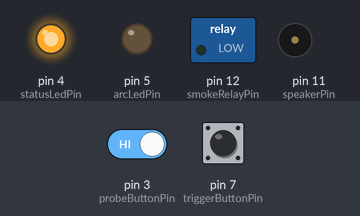
A sketch run on a simulated Arduino Uno, built with avr-gcc and run on an emulated ATmega328P. Shown: switched loads named in the sketch (green lamp = pin HIGH), output pins drawn as LEDs (lit = HIGH), buzzer (waves = sounding). Dashed ring = blinking. The inputs (shaded band) are chosen by the test bench; at power-on: pin 7 (triggerButtonPin) HIGH, pin 3 (probeButtonPin) HIGH. Pins used as bus, display or sensor lines are not drawn.

Above: at 1.2 s.
1.3 s: pin 7 (triggerButtonPin) pulled LOW for 0.15 s
At 2.5 s:
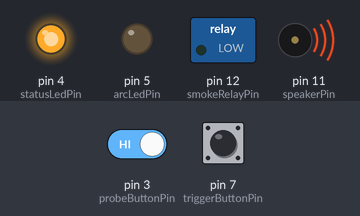
2.9 s: pin 7 (triggerButtonPin) pulled LOW for 1 s
At 3.11 s:
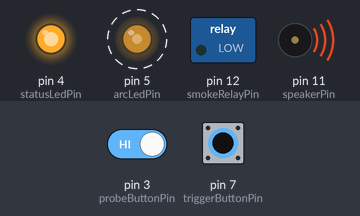
5.9 s: pin 7 (triggerButtonPin) pulled LOW for 3.2 s
At 10.3 s:
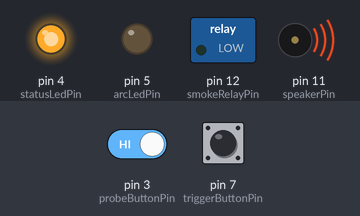
10.6 s: pin 3 (probeButtonPin) driven LOW and pin 7 (triggerButtonPin) driven LOW
At 11.85 s:
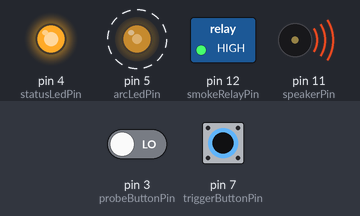
13.6 s: pin 7 (triggerButtonPin) driven HIGH
15.1 s: pin 7 (triggerButtonPin) driven LOW
At 15.26 s:
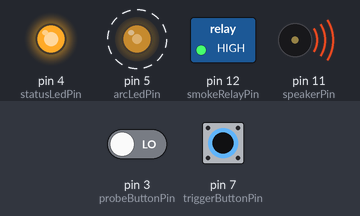
Timing chart, 0 to 19.1 s (numbered marks = the images above; inputs shaded):
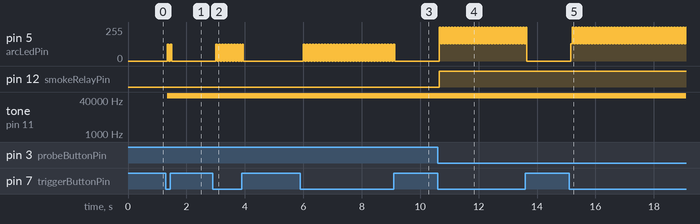

Measured:
- after the input at 1.3 s, pin 5 (arcLedPin): alternates 127/255 for 0.05 s and 0/255 for 0.05 s, 4 changes in all, then stays 0/255, starting after 0.05 s; tone on pin 11 (speakerPin): silent → 62500 Hz after 0.05 s
- after the input at 2.9 s, pin 5 (arcLedPin): alternates 127/255 for 0.05 s and 0/255 for 0.05 s, 20 changes in all, then stays 0/255, starting after 0.10 s
- after the input at 5.9 s, pin 5 (arcLedPin): alternates 127/255 for 0.05 s and 0/255 for 0.05 s, 62 changes in all, then stays 0/255, starting after 0.10 s
- after the input at 10.6 s, pin 5 (arcLedPin): alternates 255/255 for 0.05 s and 128/255 for 0.05 s, starting after 0.05 s; pin 12 (smokeRelayPin): LOW → HIGH after 0.05 s
- after the input at 15.1 s, pin 5 (arcLedPin): alternates 255/255 for 0.05 s and 128/255 for 0.05 s, starting after 0.05 s

The sketch:

Bas.CattleProd.ino
```cpp
/*
    Name:       Bas.CattleProd.ino
    Created:	4-12-2019 16:17:16
    Author:     DESKTOP-CHGLIEU\baspa
*/

#include "humSound.h"
#include "zapSound.h"

#define SAMPLE_RATE 8000;

const int triggerButtonPin = 7;
const int probeButtonPin = 3;
const int arcLedPin = 5;
const int statusLedPin = 4;
const int speakerPin = 11;  // Can be either 3 or 11, two PWM outputs connected to Timer 2
const int smokeRelayPin = 12;

volatile uint16_t sample;
byte lastSample;
unsigned char const* sounddata_data = 0;
int sounddata_length = 0;
int lastTriggerButtonState = HIGH;   // the previous reading from the input pin
unsigned long lastTriggerButtonDebounceTime = 0;  // the last time the output pin was toggled
int triggerButtonState = HIGH;             // the current reading from the input pin
int lastProbeButtonState = HIGH;   // the previous reading from the input pin
unsigned long lastProbeButtonDebounceTime = 0;  // the last time the output pin was toggled
int probeButtonState = HIGH;             // the current reading from the input pin
unsigned long debounceDelay = 50;    // the debounce time; increase if the output flickers
bool isAudioLooping = false;
bool isTriggerButtonDown = false;
bool isProbeButtonDown = false;

bool arcLedIsHigh = false;
const int minArcLedIntensity = 0;
const int maxArcLedIntensity = 127;
const long minMillisecondsBetweenArcs = 50;
long timeSinceLastArc = 0;


// The setup() function runs once each time the micro-controller starts
void setup()
{
	Serial.begin(9600);

	pinMode(triggerButtonPin, INPUT_PULLUP);
	pinMode(probeButtonPin, INPUT_PULLUP);
	pinMode(statusLedPin, OUTPUT);
	pinMode(smokeRelayPin, OUTPUT);

	digitalWrite(smokeRelayPin, LOW);	// Ensure the smoke machine is off.
	digitalWrite(statusLedPin, HIGH);	// Turn on the status LED to signal the cattle prod being ready.
}

// Add the main program code into the continuous loop() function
void loop()
{
	readTriggerButton();
	readProbeButton();

	if (isTriggerButtonDown)
	{
		if (millis() - timeSinceLastArc > minMillisecondsBetweenArcs)
		{
			int intensity = arcLedIsHigh ? minArcLedIntensity : maxArcLedIntensity;
			intensity += isProbeButtonDown ? 255 - maxArcLedIntensity : 0;
			arcLedIsHigh = !arcLedIsHigh;
			analogWrite(arcLedPin, intensity);
			timeSinceLastArc = millis();
		}
	}
	else
	{
		analogWrite(arcLedPin, 0);
	}
}

void readTriggerButton()
{
	// read the state of the switch into a local variable:
	int reading = digitalRead(triggerButtonPin);

	// check to see if you just pressed the button
	// (i.e. the input went from LOW to HIGH), and you've waited long enough
	// since the last press to ignore any noise:

	// If the switch changed, due to noise or pressing:
	if (reading != lastTriggerButtonState) {
		// reset the debouncing timer
		lastTriggerButtonDebounceTime = millis();
	}

	if ((millis() - lastTriggerButtonDebounceTime) > debounceDelay) {
		// whatever the reading is at, it's been there for longer than the debounce
		// delay, so take it as the actual current state:
		bool isButtonStateChanged = reading != triggerButtonState;
		triggerButtonState = reading;

		// If the button state has changed:
		if (isButtonStateChanged) {
			if (triggerButtonState == LOW)
			{
				// The button is pressed, so keep looping the loop sound while pressed
				isTriggerButtonDown = true;
				isAudioLooping = true;

				if (isProbeButtonDown)
				{
					startPlayback(zapSound, sizeof(zapSound));
				}
				else
				{
					startPlayback(humSound, sizeof(humSound));
				}
			}
			else
			{
				// The button has been released, so stop the sound.
				isAudioLooping = false;
				isTriggerButtonDown = false;
				stopPlayback();
			}
		}
	}

	// save the reading. Next time through the loop, it'll be the lastButtonState:
	lastTriggerButtonState = reading;
}


void readProbeButton()
{
	// read the state of the switch into a local variable:
	int reading = digitalRead(probeButtonPin);

	// check to see if you just pressed the button
	// (i.e. the input went from LOW to HIGH), and you've waited long enough
	// since the last press to ignore any noise:

	// If the switch changed, due to noise or pressing:
	if (reading != lastProbeButtonState) {
		// reset the debouncing timer
		lastProbeButtonDebounceTime = millis();
	}

	if ((millis() - lastProbeButtonDebounceTime) > debounceDelay) {
		// whatever the reading is at, it's been there for longer than the debounce
		// delay, so take it as the actual current state:
		bool isButtonStateChanged = reading != probeButtonState;
		probeButtonState = reading;

		// If the button state has changed:
		if (isButtonStateChanged) {
			if (probeButtonState == LOW)
			{
				isProbeButtonDown = true;

				if (isTriggerButtonDown)
				{
					digitalWrite(smokeRelayPin, HIGH); // Turn on the smoke machine
					switchToSound(zapSound, sizeof(zapSound));
				}
			}
			else
			{
				// The button has been released, so stop zapping.
				isProbeButtonDown = false;
				digitalWrite(smokeRelayPin, LOW); // Turn off the smoke machine
				switchToSound(humSound, sizeof(humSound));
			}
		}
	}

	// save the reading. Next time through the loop, it'll be the lastButtonState:
	lastProbeButtonState = reading;
}

void switchToSound(unsigned char const* data, int length)
{
	sounddata_data = data;
	sounddata_length = length;
	lastSample = pgm_read_byte(&sounddata_data[sounddata_length - 1]);
	sample = 0;
}

void stopPlayback()
{
	// Disable playback per-sample interrupt.
	TIMSK1 &= ~_BV(OCIE1A);

	// Disable the per-sample timer completely.
	TCCR1B &= ~_BV(CS10);

	// Disable the PWM timer.
	TCCR2B &= ~_BV(CS10);

	digitalWrite(speakerPin, LOW);
}

// This is called at 8000 Hz to load the next sample.
ISR(TIMER1_COMPA_vect) {

	if (isAudioLooping && sample >= sounddata_length)
	{
			sample = 0;
	}
	else
	{
		if (sample >= sounddata_length) {
			if (sample == sounddata_length + lastSample) {
				stopPlayback();
			}
			else {
				if (speakerPin == 11) {
					// Ramp down to zero to reduce the click at the end of playback.
					OCR2A = sounddata_length + lastSample - sample;
				}
				else {
					OCR2B = sounddata_length + lastSample - sample;
				}
			}
		}
		else {
			if (speakerPin == 11) {
				OCR2A = pgm_read_byte(&sounddata_data[sample]);
			}
			else {
				OCR2B = pgm_read_byte(&sounddata_data[sample]);
			}
		}

		++sample;
	}
}

void startPlayback(unsigned char const* data, int length)
{
	sounddata_data = data;
	sounddata_length = length;

	pinMode(speakerPin, OUTPUT);

	// Set up Timer 2 to do pulse width modulation on the speaker
	// pin.

	// Use internal clock (datasheet p.160)
	ASSR &= ~(_BV(EXCLK) | _BV(AS2));

	// Set fast PWM mode  (p.157)
	TCCR2A |= _BV(WGM21) | _BV(WGM20);
	TCCR2B &= ~_BV(WGM22);

	if (speakerPin == 11) {
		// Do non-inverting PWM on pin OC2A (p.155)
		// On the Arduino this is pin 11.
		TCCR2A = (TCCR2A | _BV(COM2A1)) & ~_BV(COM2A0);
		TCCR2A &= ~(_BV(COM2B1) | _BV(COM2B0));
		// No prescaler (p.158)
		TCCR2B = (TCCR2B & ~(_BV(CS12) | _BV(CS11))) | _BV(CS10);

		// Set initial pulse width to the first sample.
		OCR2A = pgm_read_byte(&sounddata_data[0]);
	}
	else {
		// Do non-inverting PWM on pin OC2B (p.155)
		// On the Arduino this is pin 3.
		TCCR2A = (TCCR2A | _BV(COM2B1)) & ~_BV(COM2B0);
		TCCR2A &= ~(_BV(COM2A1) | _BV(COM2A0));
		// No prescaler (p.158)
		TCCR2B = (TCCR2B & ~(_BV(CS12) | _BV(CS11))) | _BV(CS10);

		// Set initial pulse width to the first sample.
		OCR2B = pgm_read_byte(&sounddata_data[0]);
	}

	// Set up Timer 1 to send a sample every interrupt.
	cli();

	// Set CTC mode (Clear Timer on Compare Match) (p.133)
	// Have to set OCR1A *after*, otherwise it gets reset to 0!
	TCCR1B = (TCCR1B & ~_BV(WGM13)) | _BV(WGM12);
	TCCR1A = TCCR1A & ~(_BV(WGM11) | _BV(WGM10));

	// No prescaler (p.134)
	TCCR1B = (TCCR1B & ~(_BV(CS12) | _BV(CS11))) | _BV(CS10);

	// Set the compare register (OCR1A).
	// OCR1A is a 16-bit register, so we have to do this with
	// interrupts disabled to be safe.
	OCR1A = F_CPU / SAMPLE_RATE;    // 16e6 / 8000 = 2000

	// Enable interrupt when TCNT1 == OCR1A (p.136)
	TIMSK1 |= _BV(OCIE1A);

	lastSample = pgm_read_byte(&sounddata_data[sounddata_length - 1]);
	sample = 0;
	sei();
}
```

Source omitted: humSound.h (data table, 45057 bytes), zapSound.h (data table, 47147 bytes)
